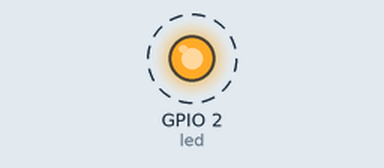
Simulated run of this sketch. Board: ESP32. Parts: output pins drawn as LEDs (lit = HIGH). Dashed ring = blinking. WiFi joins after 1.5 s; servers stay silent unless stated; what the sketch prints to the serial monitor is not drawn.

Above: at 2.0 s.
Timing chart, 0 to 6.1 s (numbered marks = the images above):
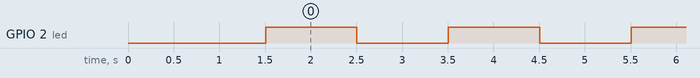

Measured:
- by itself, GPIO 2 (led): alternates HIGH for 1.0 s and LOW for 1.0 s

The sketch:

coba6_kirim_data_firebase.ino
```cpp
#include <WiFi.h>
#include <FirebaseESP32.h>

#define FIREBASE_HOST "https://ledproject2-54d59-default-rtdb.firebaseio.com/"
#define FIREBASE_AUTH "44BgC6rBZerQjbeQY0ywV46UxesMfu0xukMspETC"
#define ssid "WIFI-UNP"
#define password ""

unsigned long interval = 1000; // the time we need to wait
unsigned long previousMillis = 0; // millis() returns an unsigned long.

//Define FirebaseESP32 data object
FirebaseData firebaseData;
FirebaseJson json;
const int led = 2;
bool statusled = 0;

void setup()
{

  Serial.begin(115200);
  pinMode(led, OUTPUT);

  WiFi.begin (ssid, password);
  while (WiFi.status() != WL_CONNECTED) {
    Serial.print(".");
    delay(300);
  }
  Serial.println ("");
  Serial.println ("WiFi terhubung.");
  Serial.println ("Alamat IP:");
  Serial.println (WiFi.localIP ());

  Firebase.begin(FIREBASE_HOST, FIREBASE_AUTH);
  Firebase.reconnectWiFi(true);

  //Set database read timeout to 1 minute (max 15 minutes)
  Firebase.setReadTimeout(firebaseData, 1000 * 60);
  //tiny, small, medium, large and unlimited.
  //Size and its write timeout e.g. tiny (1s), small (10s), medium (30s) and large (60s).
  Firebase.setwriteSizeLimit(firebaseData, "tiny");
  Serial.println("------------------------------------");
  Serial.println("Connected...");

}

void loop()
{
  light();
  delay(100);
  json.set("/data", statusled);
  Firebase.updateNode(firebaseData, "/Sensor", json);
}

void light() {
  unsigned long currentMillis = millis(); // grab current time
  if ((currentMillis - previousMillis) >= interval) {
    previousMillis = millis();
    statusled = !statusled; // "toggles" the state
    digitalWrite(led, statusled); // sets the LED based on ledState
    Serial.println(statusled);
  }
}
```
